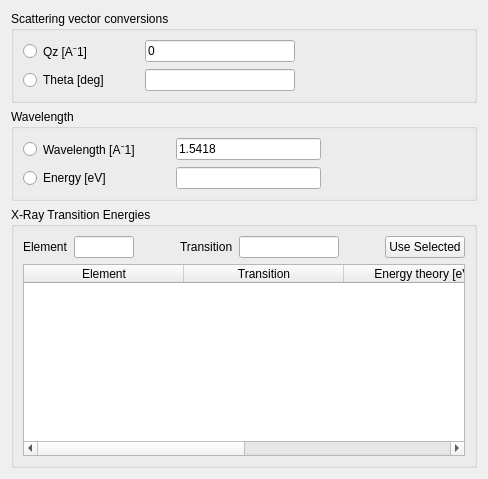
          <widget class="QWidget" name="tab_4">
           <attribute name="title">
            <string>Conversions</string>
           </attribute>
           <layout class="QGridLayout" name="gridLayout_13">
            <item row="1" column="0">
             <widget class="QGroupBox" name="groupBox_9">
              <property name="sizePolicy">
               <sizepolicy hsizetype="Preferred" vsizetype="Preferred">
                <horstretch>0</horstretch>
                <verstretch>0</verstretch>
               </sizepolicy>
              </property>
              <property name="title">
               <string>Wavelength</string>
              </property>
              <layout class="QGridLayout" name="gridLayout_24">
               <item row="0" column="0">
                <layout class="QGridLayout" name="gridLayout_21">
                 <item row="0" column="2">
                  <widget class="QLineEdit" name="conversion_input_wavelength">
                   <property name="maximumSize">
                    <size>
                     <width>150</width>
                     <height>16777215</height>
                    </size>
                   </property>
                   <property name="text">
                    <string>1.5418</string>
                   </property>
                   <property name="maxLength">
                    <number>10</number>
                   </property>
                  </widget>
                 </item>
                 <item row="0" column="0">
                  <widget class="QRadioButton" name="conversion_wavelength">
                   <property name="text">
                    <string>Wavelength [A⁻1]</string>
                   </property>
                  </widget>
                 </item>
                 <item row="0" column="1">
                  <spacer name="horizontalSpacer_8">
                   <property name="orientation">
                    <enum>Qt::Horizontal</enum>
                   </property>
                   <property name="sizeType">
                    <enum>QSizePolicy::Fixed</enum>
                   </property>
                   <property name="sizeHint" stdset="0">
                    <size>
                     <width>30</width>
                     <height>20</height>
                    </size>
                   </property>
                  </spacer>
                 </item>
                 <item row="1" column="0">
                  <widget class="QRadioButton" name="conversion_energy">
                   <property name="text">
                    <string>Energy [eV]</string>
                   </property>
                  </widget>
                 </item>
                 <item row="0" column="3">
                  <spacer name="horizontalSpacer_9">
                   <property name="orientation">
                    <enum>Qt::Horizontal</enum>
                   </property>
                   <property name="sizeHint" stdset="0">
                    <size>
                     <width>40</width>
                     <height>20</height>
                    </size>
                   </property>
                  </spacer>
                 </item>
                 <item row="1" column="2">
                  <widget class="QLineEdit" name="conversion_input_energy">
                   <property name="maximumSize">
                    <size>
                     <width>150</width>
                     <height>16777215</height>
                    </size>
                   </property>
                   <property name="maxLength">
                    <number>10</number>
                   </property>
                  </widget>
                 </item>
                </layout>
               </item>
              </layout>
             </widget>
            </item>
            <item row="2" column="0">
             <widget class="QGroupBox" name="groupBox_10">
              <property name="sizePolicy">
               <sizepolicy hsizetype="Preferred" vsizetype="Preferred">
                <horstretch>0</horstretch>
                <verstretch>0</verstretch>
               </sizepolicy>
              </property>
              <property name="title">
               <string>X-Ray Transition Energies</string>
              </property>
              <layout class="QGridLayout" name="gridLayout_26">
               <item row="0" column="0">
                <layout class="QGridLayout" name="gridLayout_25">
                 <item row="0" column="1">
                  <widget class="QLineEdit" name="trans_energy_element">
                   <property name="maximumSize">
                    <size>
                     <width>60</width>
                     <height>16777215</height>
                    </size>
                   </property>
                   <property name="maxLength">
                    <number>10</number>
                   </property>
                  </widget>
                 </item>
                 <item row="0" column="2">
                  <spacer name="horizontalSpacer_10">
                   <property name="orientation">
                    <enum>Qt::Horizontal</enum>
                   </property>
                   <property name="sizeHint" stdset="0">
                    <size>
                     <width>40</width>
                     <height>20</height>
                    </size>
                   </property>
                  </spacer>
                 </item>
                 <item row="0" column="0">
                  <widget class="QLabel" name="label_14">
                   <property name="text">
                    <string>Element</string>
                   </property>
                  </widget>
                 </item>
                 <item row="0" column="3">
                  <widget class="QLabel" name="label_15">
                   <property name="text">
                    <string>Transition</string>
                   </property>
                  </widget>
                 </item>
                 <item row="0" column="5">
                  <spacer name="horizontalSpacer_11">
                   <property name="orientation">
                    <enum>Qt::Horizontal</enum>
                   </property>
                   <property name="sizeHint" stdset="0">
                    <size>
                     <width>40</width>
                     <height>20</height>
                    </size>
                   </property>
                  </spacer>
                 </item>
                 <item row="0" column="4">
                  <widget class="QLineEdit" name="trans_energy_transition">
                   <property name="minimumSize">
                    <size>
                     <width>10</width>
                     <height>0</height>
                    </size>
                   </property>
                   <property name="maximumSize">
                    <size>
                     <width>100</width>
                     <height>16777215</height>
                    </size>
                   </property>
                   <property name="maxLength">
                    <number>10</number>
                   </property>
                  </widget>
                 </item>
                 <item row="0" column="7">
                  <widget class="QPushButton" name="trans_energy_use_selected">
                   <property name="text">
                    <string>Use Selected</string>
                   </property>
                  </widget>
                 </item>
                </layout>
               </item>
               <item row="1" column="0">
                <widget class="QTableWidget" name="trans_energy_table">
                 <property name="alternatingRowColors">
                  <bool>true</bool>
                 </property>
                 <property name="selectionMode">
                  <enum>QAbstractItemView::SingleSelection</enum>
                 </property>
                 <property name="showGrid">
                  <bool>true</bool>
                 </property>
                 <property name="columnCount">
                  <number>4</number>
                 </property>
                 <attribute name="horizontalHeaderCascadingSectionResizes">
                  <bool>false</bool>
                 </attribute>
                 <attribute name="horizontalHeaderDefaultSectionSize">
                  <number>160</number>
                 </attribute>
                 <attribute name="horizontalHeaderHighlightSections">
                  <bool>false</bool>
                 </attribute>
                 <attribute name="horizontalHeaderMinimumSectionSize">
                  <number>30</number>
                 </attribute>
                 <attribute name="horizontalHeaderStretchLastSection">
                  <bool>true</bool>
                 </attribute>
                 <attribute name="verticalHeaderVisible">
                  <bool>false</bool>
                 </attribute>
                 <attribute name="verticalHeaderCascadingSectionResizes">
                  <bool>false</bool>
                 </attribute>
                 <column>
                  <property name="text">
                   <string>Element</string>
                  </property>
                 </column>
                 <column>
                  <property name="text">
                   <string>Transition</string>
                  </property>
                 </column>
                 <column>
                  <property name="text">
                   <string>Energy theory [eV]</string>
                  </property>
                 </column>
                 <column>
                  <property name="text">
                   <string>Energy exp. [eV]</string>
                  </property>
                 </column>
                </widget>
               </item>
              </layout>
             </widget>
            </item>
            <item row="0" column="0">
             <widget class="QGroupBox" name="groupBox_3">
              <property name="title">
               <string>Scattering vector conversions</string>
              </property>
              <layout class="QGridLayout" name="gridLayout_11">
               <item row="0" column="0">
                <layout class="QGridLayout" name="gridLayout_10">
                 <item row="0" column="0">
                  <widget class="QRadioButton" name="conversion_to_qz">
                   <property name="text">
                    <string>Qz [A⁻1]</string>
                   </property>
                  </widget>
                 </item>
                 <item row="0" column="2">
                  <widget class="QLineEdit" name="conversion_input_qz">
                   <property name="maximumSize">
                    <size>
                     <width>150</width>
                     <height>16777215</height>
                    </size>
                   </property>
                   <property name="text">
                    <string>0</string>
                   </property>
                   <property name="maxLength">
                    <number>10</number>
                   </property>
                  </widget>
                 </item>
                 <item row="1" column="0">
                  <widget class="QRadioButton" name="conversion_to_theta">
                   <property name="text">
                    <string>Theta [deg]</string>
                   </property>
                  </widget>
                 </item>
                 <item row="1" column="2">
                  <widget class="QLineEdit" name="conversion_input_theta">
                   <property name="maximumSize">
                    <size>
                     <width>150</width>
                     <height>16777215</height>
                    </size>
                   </property>
                   <property name="maxLength">
                    <number>10</number>
                   </property>
                  </widget>
                 </item>
                 <item row="1" column="3">
                  <spacer name="horizontalSpacer_6">
                   <property name="orientation">
                    <enum>Qt::Horizontal</enum>
                   </property>
                   <property name="sizeHint" stdset="0">
                    <size>
                     <width>40</width>
                     <height>20</height>
                    </size>
                   </property>
                  </spacer>
                 </item>
                 <item row="0" column="3">
                  <spacer name="horizontalSpacer_4">
                   <property name="orientation">
                    <enum>Qt::Horizontal</enum>
                   </property>
                   <property name="sizeHint" stdset="0">
                    <size>
                     <width>40</width>
                     <height>20</height>
                    </size>
                   </property>
                  </spacer>
                 </item>
                 <item row="1" column="1">
                  <spacer name="horizontalSpacer_7">
                   <property name="orientation">
                    <enum>Qt::Horizontal</enum>
                   </property>
                   <property name="sizeType">
                    <enum>QSizePolicy::Fixed</enum>
                   </property>
                   <property name="sizeHint" stdset="0">
                    <size>
                     <width>30</width>
                     <height>20</height>
                    </size>
                   </property>
                  </spacer>
                 </item>
                </layout>
               </item>
              </layout>
             </widget>
            </item>
           </layout>
          </widget>
